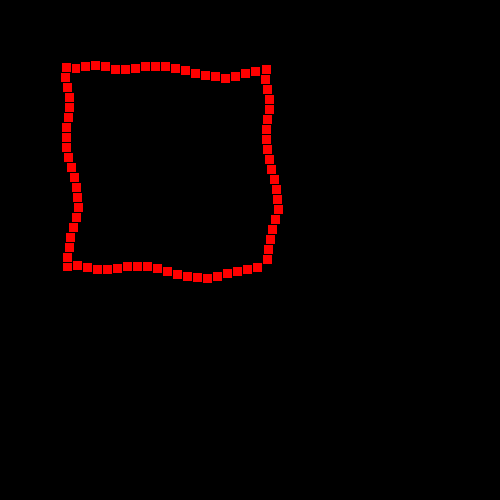
Frame 1 (no input)
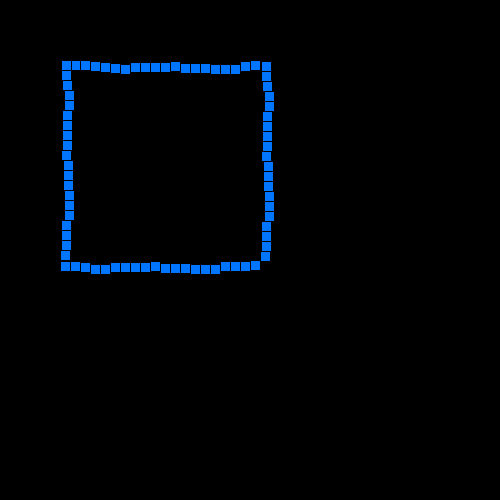
Frame 60 (the mouse pressed at the canvas centre just before this capture)
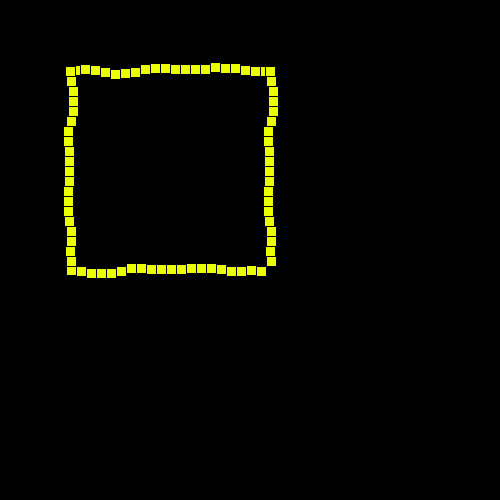
Frame 120 (the mouse held since frame 60 and released just before this capture)

The Processing sketch that drew these frames (run headless with seeded random() and noise(); from frame 60 on, the mouse is pressed at the canvas centre):

// Processing sketch: processing_67388
// ── processing_67388.pde

float x= 50;
float y;
float z;
float col;

void setup() {
  size(500, 500); 
  colorMode(HSB, 100);
  background(0);
  frameRate(10);
}

void draw() {
  background(0);
  for (int i=0; i<20; i=i+1) {
    fill(col, 255, 255);

    y=noise(x/100+z)*30+50;
    rect(x+20, y, 10, 10);
    x+=10;
  }
  for (int i=0; i<20; i=i+1) {
    fill(col, 255, 255);
    x=noise(y/100+z)*30+50;
    rect(x+200, y, 10, 10);
    y+=10;
  }
  for (int i=0; i<20; i=i+1) {
    fill(col, 255, 255);
    y=noise(x/100+z)*30+50;
    rect(x, y+200, 10, 10);
    x+=10;
  }

  for (int i=0; i<20; i=i+1) {
    fill(col, 255, 255);
    x=noise(y/100+z)*30+50;
    rect(x, y, 10, 10);
    y+=10;
  }


  col++;
  if (col>100) {
    col=0;
  }
  x=50;
  z++;
}
